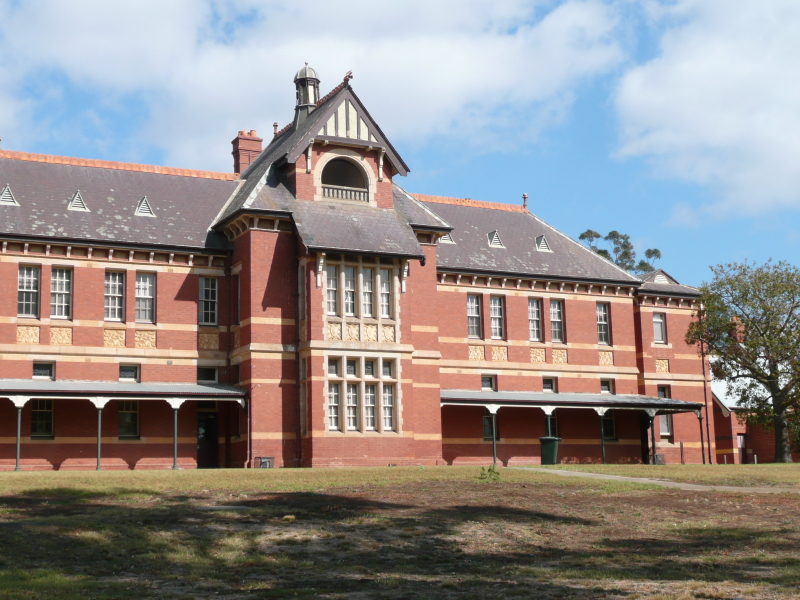
#> input picture house2.jpg, 800 x 600 px
$ jupyter execute Saumya_Test.ipynb   (shell and % lines are left out)
#> lines starting #> are read from the running program, lines starting #| are printed output that depends on the picture
[cell 1]
from IPython.core.display import display, HTML
display(HTML("<style>.container { width:100% !important; }</style>"))
from matplotlib import pyplot as plt
from feat_desc import *
import cv2
import numpy as np
np.set_printoptions(edgeitems=30, linewidth=100000,formatter=dict(float=lambda x: "%.3g" % x))
from corner_detector import *
from anms import *
from feat_match import *
from ransac_est_homography import *

[cell 2]
# img1=cv2.imread('small-middle.jpg')
# img1=cv2.imread('mountain1.jpg')
img1 = cv2.imread('house2.jpg')
#> img1 is the input picture: shape (600, 800, 3); mean B, G, R 138.5, 139.8, 145.8
# img1=cv2.imread('case1.png')
# img1=cv2.imread('rot-middle.jpg')
gray = cv2.cvtColor(img1,cv2.COLOR_BGR2GRAY)
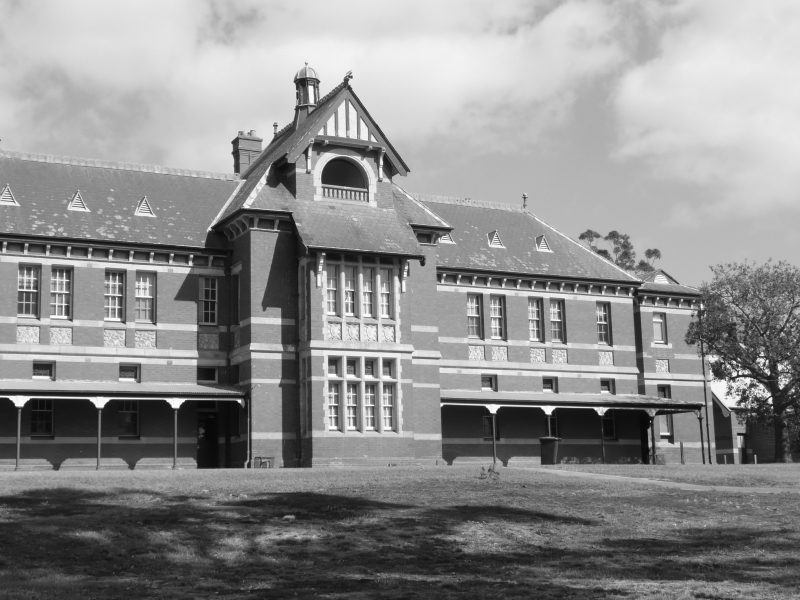
#> gray: shape (600, 800); min 7, max 254, mean 141.5
sift = cv2.xfeatures2d.SIFT_create()
kp1, des1 = sift.detectAndCompute(gray,None)
#> kp1 = 3267 keypoints; strongest (x, y, size): (548, 410, 6.2), (100, 402, 7.9), (493, 408, 6.3), (19, 401, 8)
# print(des1.shape)

[cell 3]
# img2=cv2.imread('small-right.jpg')
# img2=cv2.imread('mountain2.jpg')
img2 = cv2.imread('house1.jpg')
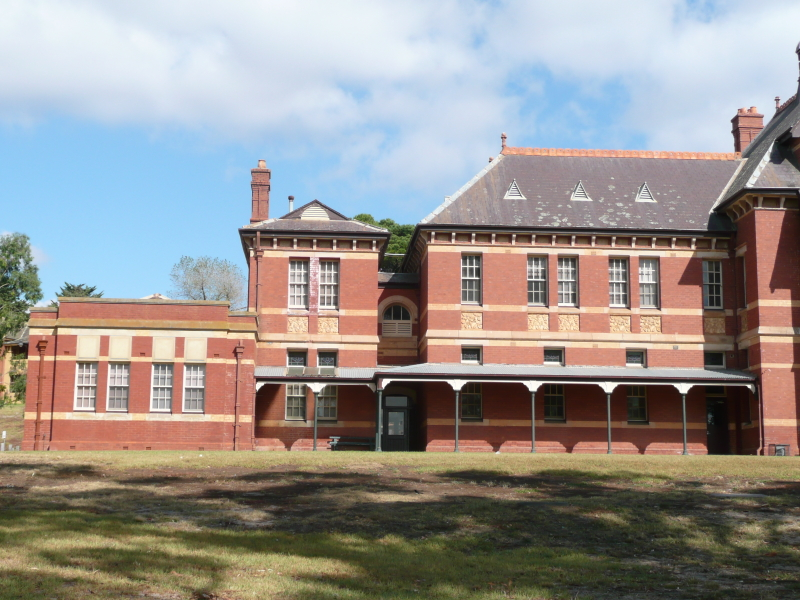
#> input picture house1.jpg, 800 x 600 px
#> img2 is the input picture: shape (600, 800, 3); mean B, G, R 142.7, 146.1, 151
gray = cv2.cvtColor(img2,cv2.COLOR_BGR2GRAY)
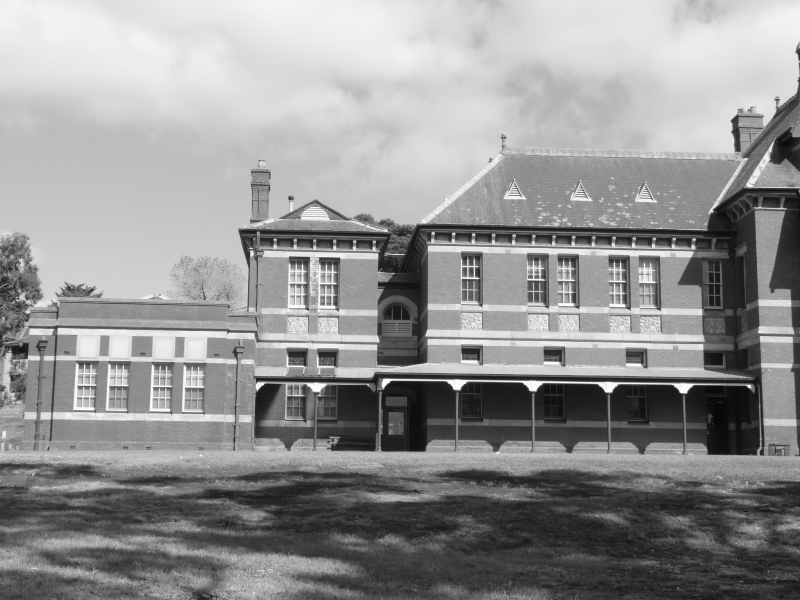
#> gray: shape (600, 800); min 8, max 254, mean 147.2
sift = cv2.xfeatures2d.SIFT_create()
kp2, des2 = sift.detectAndCompute(gray,None)
#> kp2 = 2552 keypoints; strongest (x, y, size): (683, 388, 7.4), (533, 386, 7.6), (608, 387, 7.6), (749, 386, 2.8)

[cell 4]
A = np.asarray([[1,2,3],[2,3,4],[3,4,5]])
B = np.asarray([[0,1],[0,1]])
print(A[True,True,True])
a = np.asarray([1,2,3,4,5,6])
b = np.asarray([0,0,0,1,0,1])
b = b.astype('bool')
print('----',a[b])
print(A.shape)
print(B.shape)
print(B[0,:])

[cell 5]
xx,yy = np.meshgrid(np.arange(-5, 2,2), np.arange(-5,2,2))
x = np.array([1,2,3,2,1,2,3,2,1,2,2,4,5])
y = np.array([1,2,3,4,4,3,2,4,5,6,7,5,3])
index = np.stack((yy.flatten(), xx.flatten()), axis = -1)

[cell 6]
indexRep = np.tile(index.reshape(1,-1,2),(len(x),1,1))
indexRep

[cell 7]
# [15 lines left out: function findDerivatives, not called in this run]

[cell 8]
# [40 lines left out: function feat_desc, not called in this run]

[cell 9]
A = np.asarray([[1,2,3],[1,2,2],[2,3,4]])
print(2*(np.where(A==2)[0].shape[0]))
A[np.logical_and(A>=2,A<4)]=5
print(3*np.pi/4)

[cell 10]
'''
Transformed Image Manual
'''

[cell 11]
import numpy as np

def interp2(v, xq, yq):

	if len(xq.shape) == 2 or len(yq.shape) == 2:
		dim_input = 2
		q_h = xq.shape[0]
		q_w = xq.shape[1]
		xq = xq.flatten()
		yq = yq.flatten()

	h = v.shape[0]
	w = v.shape[1]
	if xq.shape != yq.shape:
		raise 'query coordinates Xq Yq should have same shape'

	x_floor = np.floor(xq).astype(np.int32)
	y_floor = np.floor(yq).astype(np.int32)
	x_ceil = np.ceil(xq).astype(np.int32)
	y_ceil = np.ceil(yq).astype(np.int32)

	x_floor[x_floor < 0] = 0
	y_floor[y_floor < 0] = 0
	x_ceil[x_ceil < 0] = 0
	y_ceil[y_ceil < 0] = 0

	x_floor[x_floor >= w-1] = w-1
	y_floor[y_floor >= h-1] = h-1
	x_ceil[x_ceil >= w-1] = w-1
	y_ceil[y_ceil >= h-1] = h-1

	v1 = v[y_floor, x_floor]
	v2 = v[y_floor, x_ceil]
	v3 = v[y_ceil, x_floor]
	v4 = v[y_ceil, x_ceil]

	lh = yq - y_floor
	lw = xq - x_floor
	hh = 1 - lh
	hw = 1 - lw

	w1 = hh * hw
	w2 = hh * lw
	w3 = lh * hw
	w4 = lh * lw

	interp_val = v1 * w1 + w2 * v2 + w3 * v3 + w4 * v4

	if dim_input == 2:
		return interp_val.reshape(q_h, q_w)
	return interp_val

[cell 12]
# H = [[1.16, -0.0514, -170], [0.122, 1.11, -7.78], [0.000419, -2.5e-05, 1]]
H = [[1.33, -0.0516, -665], [0.162, 1.26, -85.6], [0.00041, -2.26e-05, 1]] #THE H MATRIX
print(np.linalg.inv(H))

[cell 13]
corners = np.asarray([[0,0,1],[0,img1.shape[0],1],[img1.shape[1],0,1],[img1.shape[1],img1.shape[0],1]]).T

cornersT = np.matmul(H,corners)
cornersT = cornersT/cornersT[-1,:]
cornersT = cornersT.round()
xmax = int(np.max(cornersT[0,:]))
#> xmax = 300
xmin = int(np.min(cornersT[0,:]))
#> xmin = -706
ymax = int(np.max(cornersT[1,:]))
#> ymax = 680
ymin = int(np.min(cornersT[1,:]))
#> ymin = -86
sizex = int(xmax-xmin)
#> sizex = 1006
sizey = int(ymax-ymin)
#> sizey = 766
print(xmin,xmax,ymin,ymax)
#| -706 300 -86 680
x_r = np.array(range(sizex))
#> x_r = 1006 values from 0 to 1005
x_r = x_r+xmin
#> x_r = 1006 values from -706 to 299
y_r = np.array(range(sizey))
#> y_r = 766 values from 0 to 765
y_r = y_r+ymin

x_co1,y_co1 = np.meshgrid(x_r,y_r)
x_co = x_co1.flatten()
y_co = y_co1.flatten()
ones = np.ones(x_co.shape)
Cord = np.vstack([x_co,y_co,ones])
CordOg = np.matmul(np.linalg.inv(H),Cord)
CordOg = CordOg/CordOg[2,:]
x_og = CordOg[0,:].reshape(x_co1.shape)
y_og = CordOg[1,:].reshape(y_co1.shape)
# print(x_og.min())
im1BT = interp2(img1[:,:,0],x_og,y_og)
im1GT = interp2(img1[:,:,1],x_og,y_og)
im1RT = interp2(img1[:,:,2],x_og,y_og)

outliersX1 = np.argwhere(x_og>img1.shape[1])
outliersX2 = np.argwhere(x_og<0)
outliersY1 = np.argwhere(y_og>img1.shape[0])
outliersY2 = np.argwhere(y_og<0)
outliers = np.vstack([outliersX1,outliersX2,outliersY1,outliersY2])
im1BT[outliers[:,0],outliers[:,1]]=0
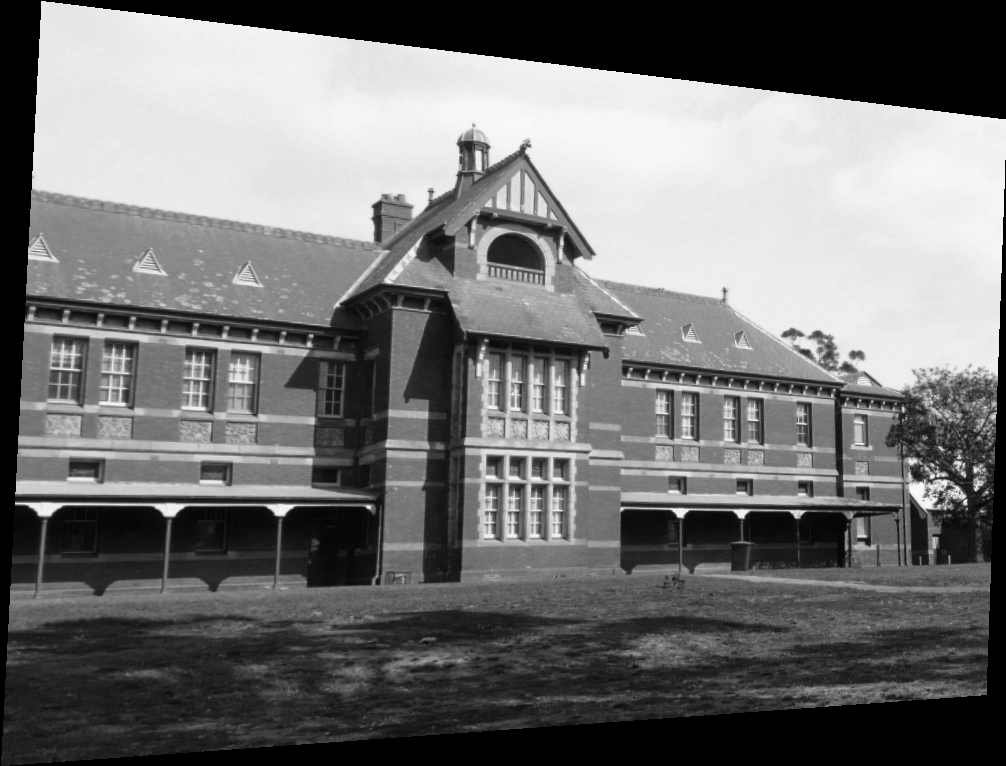
#> im1BT: shape (766, 1006) float64; min 0, max 251.8, mean 114.8
im1GT[outliers[:,0],outliers[:,1]]=0
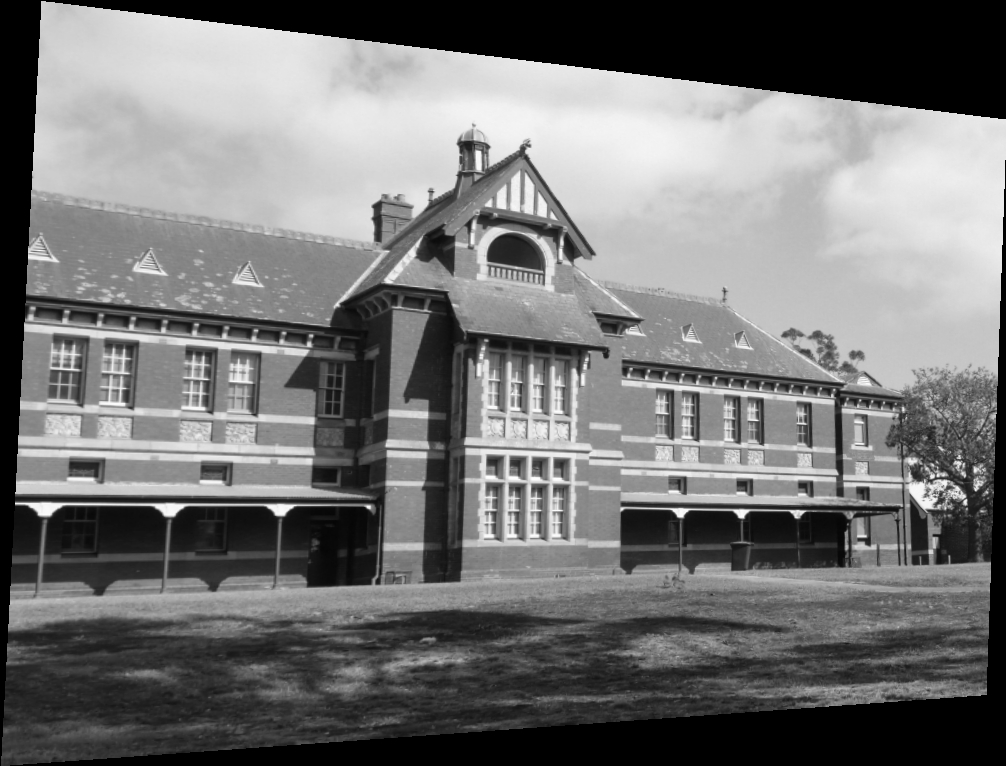
#> im1GT: shape (766, 1006) float64; min 0, max 255, mean 116.5
im1RT[outliers[:,0],outliers[:,1]]=0
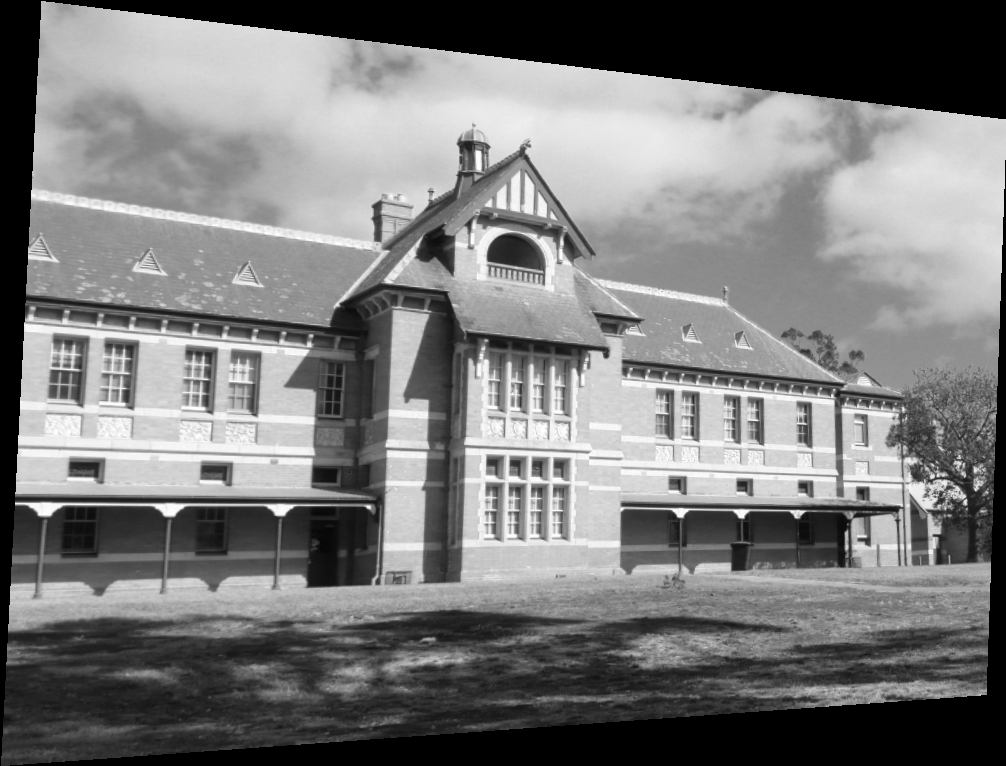
#> im1RT: shape (766, 1006) float64; min 0, max 255, mean 122.6
# print('-------',outliers[:,1].max())
print('-----',xmin)
#| ----- -706
cornersT2 = cornersT.copy()
print('cornerssss',cornersT)
#| cornerssss [[-665 -706 300 280]
#|  [-86 680 33 609]
#|  [1 1 1 1]]
cornersT2[0,:] = cornersT[0,:]-xmin
cornersT2[1,:] = cornersT[1,:]-ymin
print(cornersT2)
#| [[41 0 1.01e+03 986]
#|  [0 766 119 695]
#|  [1 1 1 1]]
print(xmin)
#| -706
img1T = np.zeros([sizey,sizex,3])
img1T[:,:,2] = im1BT
img1T[:,:,1] = im1GT
img1T[:,:,0] = im1RT
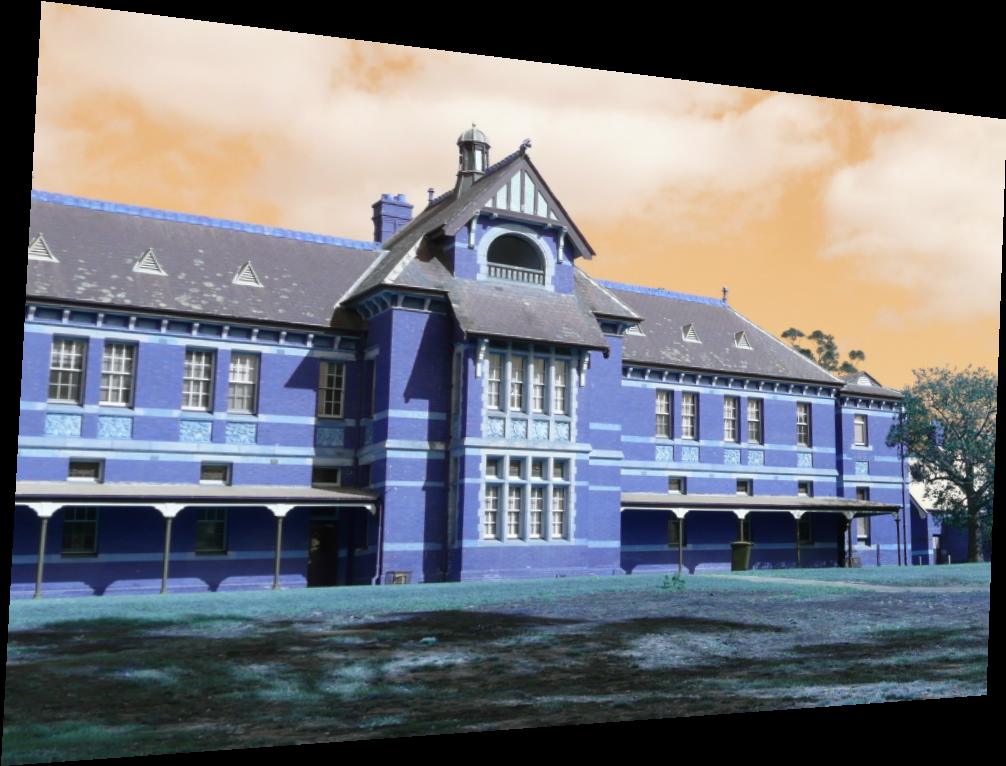
#> img1T: shape (766, 1006, 3) float64; mean of channels 0, 1, 2 122.6, 116.5, 114.8; drawn as B, G, R
# [4 lines of commented-out code are left out]
plt.imshow(img1T.astype(int))
#> (this line was passed over: IPython is not available in this run)
# plt.imshow(cv2.cvtColor(img1T, cv2.COLOR_BGR2RGB))
plt.show()
print(xmax-xmin,xmin,ymax-ymin,ymin)
#| 1006 -706 766 -86

[cell 14]
'''
New joined image
LEFT TO MIDDLE
'''
# print(xmax)
cxr = np.max([xmax,img2.shape[1]])
cxl = np.min([xmin,0])
cyb = np.max([ymax,img2.shape[0]])
cyt = np.min([ymin,0])
img2T = img2.copy()
# print(cxr,cxl,cyb,cyt)
sizexnew = cxr-cxl
sizeynew = cyb - cyt
imgFull = np.zeros([sizeynew,sizexnew,3])
img2RGB = img2.copy()
img2RGB[:,:,0] = img2[:,:,2]
img2RGB[:,:,2] = img2[:,:,0]
print(img2.shape[0])
#| 600
# [11 lines of commented-out code are left out]
imgFull[abs(min(0,-ymin)):abs(min(0,-ymin))+img1T.shape[0],abs(min(0,-xmin)):abs(min(0,-xmin))+img1T.shape[1]]=img1T
imgFull[max(0,-ymin):max(0,-ymin)+img2.shape[0],max(0,-xmin):max(0,-xmin)+img2.shape[1]]=img2RGB
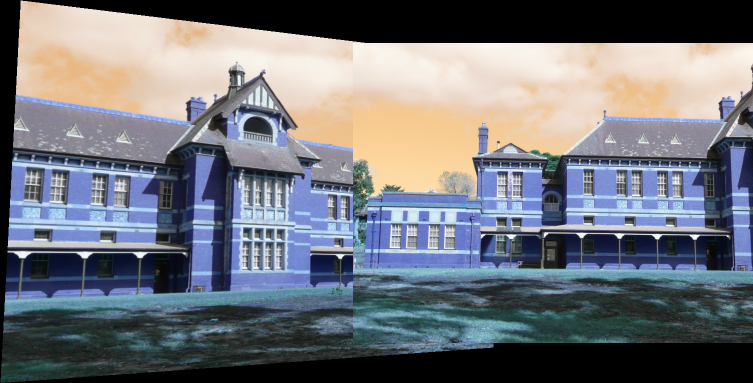
#> imgFull: shape (766, 1506, 3) float64 (shown at 1/2 size); mean of channels 0, 1, 2 122.8, 116.2, 113.1; drawn as B, G, R

imgFull = imgFull.astype(int)
plt.imshow(imgFull)
#> (this line was passed over: IPython is not available in this run)
print(type(imgFull))
#| <class 'numpy.ndarray'>
imgFull = np.asarray(imgFull,dtype = int)
# plt.imsave('housedone.jpg',imgFull)
plt.show()
